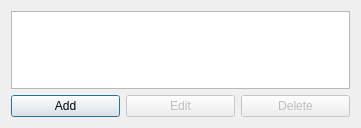
<?xml version="1.0" encoding="UTF-8"?>
<ui version="4.0">
 <class>QGISReposDialog</class>
 <widget class="QDialog" name="QGISReposDialog">
  <property name="geometry">
   <rect>
    <x>0</x>
    <y>0</y>
    <width>361</width>
    <height>128</height>
   </rect>
  </property>
  <property name="windowTitle">
   <string>QGIS repositories</string>
  </property>
  <layout class="QVBoxLayout" name="verticalLayout">
   <item>
    <widget class="QTableView" name="tableView"/>
   </item>
   <item>
    <layout class="QHBoxLayout" name="horizontalLayout">
     <property name="bottomMargin">
      <number>0</number>
     </property>
     <item>
      <widget class="QPushButton" name="pbAddRepo">
       <property name="text">
        <string>Add</string>
       </property>
      </widget>
     </item>
     <item>
      <widget class="QPushButton" name="pbEditRepo">
       <property name="enabled">
        <bool>false</bool>
       </property>
       <property name="text">
        <string>Edit</string>
       </property>
      </widget>
     </item>
     <item>
      <widget class="QPushButton" name="pbDelRepo">
       <property name="enabled">
        <bool>false</bool>
       </property>
       <property name="text">
        <string>Delete</string>
       </property>
      </widget>
     </item>
    </layout>
   </item>
  </layout>
 </widget>
 <resources/>
 <connections/>
</ui>
